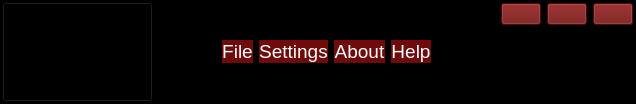
     <widget class="QFrame" name="upper_frame">
      <property name="maximumSize">
       <size>
        <width>16777215</width>
        <height>100</height>
       </size>
      </property>
      <property name="cursor">
       <cursorShape>ArrowCursor</cursorShape>
      </property>
      <property name="styleSheet">
       <string notr="true">background-color: rgb(0, 0, 0);</string>
      </property>
      <property name="frameShape">
       <enum>QFrame::WinPanel</enum>
      </property>
      <property name="frameShadow">
       <enum>QFrame::Raised</enum>
      </property>
      <layout class="QHBoxLayout" name="horizontalLayout_10">
       <property name="leftMargin">
        <number>0</number>
       </property>
       <property name="topMargin">
        <number>0</number>
       </property>
       <property name="rightMargin">
        <number>0</number>
       </property>
       <property name="bottomMargin">
        <number>0</number>
       </property>
       <item>
        <widget class="QFrame" name="left_toggle_frame">
         <property name="minimumSize">
          <size>
           <width>151</width>
           <height>100</height>
          </size>
         </property>
         <property name="maximumSize">
          <size>
           <width>100</width>
           <height>16777215</height>
          </size>
         </property>
         <property name="frameShape">
          <enum>QFrame::NoFrame</enum>
         </property>
         <property name="frameShadow">
          <enum>QFrame::Raised</enum>
         </property>
         <layout class="QHBoxLayout" name="horizontalLayout_11">
          <property name="leftMargin">
           <number>0</number>
          </property>
          <property name="topMargin">
           <number>0</number>
          </property>
          <property name="rightMargin">
           <number>0</number>
          </property>
          <property name="bottomMargin">
           <number>0</number>
          </property>
          <item>
           <widget class="QPushButton" name="open_tree_Button">
            <property name="minimumSize">
             <size>
              <width>0</width>
              <height>100</height>
             </size>
            </property>
            <property name="maximumSize">
             <size>
              <width>16777215</width>
              <height>16777215</height>
             </size>
            </property>
            <property name="cursor">
             <cursorShape>PointingHandCursor</cursorShape>
            </property>
            <property name="styleSheet">
             <string notr="true">QPushButton {
background-color: rgb(0, 0, 0);
}
QPushButton:hover {
background-color: rgb(26, 95, 180);
}
QPushButton:pressed {
background-color: rgb(98, 160, 234);
}</string>
            </property>
            <property name="text">
             <string/>
            </property>
            <property name="icon">
             <iconset resource="../../../icons/icons.qrc">
              <normaloff>:/icons/cil-menu.png</normaloff>:/icons/cil-menu.png</iconset>
            </property>
            <property name="iconSize">
             <size>
              <width>24</width>
              <height>24</height>
             </size>
            </property>
           </widget>
          </item>
         </layout>
        </widget>
       </item>
       <item>
        <widget class="QLabel" name="acrome_logo">
         <property name="maximumSize">
          <size>
           <width>350</width>
           <height>16777215</height>
          </size>
         </property>
         <property name="text">
          <string/>
         </property>
         <property name="pixmap">
          <pixmap>:/images/acromelogo_yazılı.png</pixmap>
         </property>
         <property name="scaledContents">
          <bool>true</bool>
         </property>
        </widget>
       </item>
       <item>
        <spacer name="horizontalSpacer">
         <property name="orientation">
          <enum>Qt::Horizontal</enum>
         </property>
         <property name="sizeType">
          <enum>QSizePolicy::Expanding</enum>
         </property>
         <property name="sizeHint" stdset="0">
          <size>
           <width>40</width>
           <height>20</height>
          </size>
         </property>
        </spacer>
       </item>
       <item>
        <widget class="QFrame" name="middle_buttons_frame">
         <property name="styleSheet">
          <string notr="true">color: white;
</string>
         </property>
         <property name="frameShape">
          <enum>QFrame::StyledPanel</enum>
         </property>
         <property name="frameShadow">
          <enum>QFrame::Raised</enum>
         </property>
         <layout class="QHBoxLayout" name="horizontalLayout_2">
          <item>
           <widget class="QPushButton" name="fileButton">
            <property name="font">
             <font>
              <pointsize>14</pointsize>
             </font>
            </property>
            <property name="cursor">
             <cursorShape>PointingHandCursor</cursorShape>
            </property>
            <property name="styleSheet">
             <string notr="true">QPushButton {
background-color: rgb(111, 11, 11);
border-radius: 15px;
}
QPushButton:hover {
background-color: rgb(26, 95, 180);
}
QPushButton:pressed {
background-color: rgb(98, 160, 234);
}</string>
            </property>
            <property name="text">
             <string>File</string>
            </property>
            <property name="icon">
             <iconset resource="../../../icons/icons.qrc">
              <normaloff>:/icons/cil-file.png</normaloff>:/icons/cil-file.png</iconset>
            </property>
            <property name="iconSize">
             <size>
              <width>50</width>
              <height>50</height>
             </size>
            </property>
           </widget>
          </item>
          <item>
           <widget class="QPushButton" name="settingsButton">
            <property name="font">
             <font>
              <pointsize>14</pointsize>
             </font>
            </property>
            <property name="cursor">
             <cursorShape>PointingHandCursor</cursorShape>
            </property>
            <property name="styleSheet">
             <string notr="true">QPushButton {
background-color: rgb(111, 11, 11);
border-radius: 15px;
}
QPushButton:hover {
background-color: rgb(26, 95, 180);
}
QPushButton:pressed {
background-color: rgb(98, 160, 234);
}</string>
            </property>
            <property name="text">
             <string>Settings</string>
            </property>
            <property name="icon">
             <iconset resource="../../../icons/icons.qrc">
              <normaloff>:/icons/cil-settings.png</normaloff>:/icons/cil-settings.png</iconset>
            </property>
            <property name="iconSize">
             <size>
              <width>50</width>
              <height>50</height>
             </size>
            </property>
           </widget>
          </item>
          <item>
           <widget class="QPushButton" name="aboutButton">
            <property name="font">
             <font>
              <pointsize>14</pointsize>
             </font>
            </property>
            <property name="cursor">
             <cursorShape>PointingHandCursor</cursorShape>
            </property>
            <property name="styleSheet">
             <string notr="true">QPushButton {
background-color: rgb(111, 11, 11);
border-radius: 15px;
}
QPushButton:hover {
background-color: rgb(26, 95, 180);
}
QPushButton:pressed {
background-color: rgb(98, 160, 234);
}</string>
            </property>
            <property name="text">
             <string>About</string>
            </property>
            <property name="icon">
             <iconset resource="../../../icons/icons.qrc">
              <normaloff>:/icons/cil-lightbulb.png</normaloff>:/icons/cil-lightbulb.png</iconset>
            </property>
            <property name="iconSize">
             <size>
              <width>50</width>
              <height>50</height>
             </size>
            </property>
           </widget>
          </item>
          <item>
           <widget class="QPushButton" name="helpButton">
            <property name="font">
             <font>
              <pointsize>14</pointsize>
             </font>
            </property>
            <property name="cursor">
             <cursorShape>PointingHandCursor</cursorShape>
            </property>
            <property name="styleSheet">
             <string notr="true">QPushButton {
background-color: rgb(111, 11, 11);
border-radius: 15px;
}
QPushButton:hover {
background-color: rgb(26, 95, 180);
}
QPushButton:pressed {
background-color: rgb(98, 160, 234);
}</string>
            </property>
            <property name="text">
             <string>Help</string>
            </property>
            <property name="icon">
             <iconset resource="../../../icons/icons.qrc">
              <normaloff>:/icons/cil-headphones.png</normaloff>:/icons/cil-headphones.png</iconset>
            </property>
            <property name="iconSize">
             <size>
              <width>50</width>
              <height>50</height>
             </size>
            </property>
           </widget>
          </item>
         </layout>
        </widget>
       </item>
       <item>
        <spacer name="horizontalSpacer_2">
         <property name="orientation">
          <enum>Qt::Horizontal</enum>
         </property>
         <property name="sizeType">
          <enum>QSizePolicy::Expanding</enum>
         </property>
         <property name="sizeHint" stdset="0">
          <size>
           <width>40</width>
           <height>20</height>
          </size>
         </property>
        </spacer>
       </item>
       <item>
        <widget class="QLabel" name="smd_logo">
         <property name="maximumSize">
          <size>
           <width>100</width>
           <height>16777215</height>
          </size>
         </property>
         <property name="text">
          <string/>
         </property>
         <property name="pixmap">
          <pixmap resource="../../../images/images.qrc">:/images/smd.png</pixmap>
         </property>
         <property name="scaledContents">
          <bool>true</bool>
         </property>
        </widget>
       </item>
       <item alignment="Qt::AlignRight|Qt::AlignTop">
        <widget class="QFrame" name="top_right_btns_frame">
         <property name="maximumSize">
          <size>
           <width>200</width>
           <height>16777215</height>
          </size>
         </property>
         <property name="styleSheet">
          <string notr="true"/>
         </property>
         <property name="frameShape">
          <enum>QFrame::StyledPanel</enum>
         </property>
         <property name="frameShadow">
          <enum>QFrame::Raised</enum>
         </property>
         <layout class="QHBoxLayout" name="horizontalLayout_13">
          <property name="leftMargin">
           <number>0</number>
          </property>
          <property name="topMargin">
           <number>0</number>
          </property>
          <property name="rightMargin">
           <number>0</number>
          </property>
          <property name="bottomMargin">
           <number>0</number>
          </property>
          <item>
           <widget class="QPushButton" name="minimizeButton">
            <property name="cursor">
             <cursorShape>PointingHandCursor</cursorShape>
            </property>
            <property name="focusPolicy">
             <enum>Qt::StrongFocus</enum>
            </property>
            <property name="styleSheet">
             <string notr="true">QPushButton {
background-color: rgb(111, 11, 11);
}
QPushButton:hover {
background-color: rgb(26, 95, 180);
}
QPushButton:pressed {
background-color: rgb(98, 160, 234);
}</string>
            </property>
            <property name="text">
             <string/>
            </property>
            <property name="icon">
             <iconset resource="../../../icons/icons.qrc">
              <normaloff>:/icons/cil-window-minimize.png</normaloff>:/icons/cil-window-minimize.png</iconset>
            </property>
            <property name="iconSize">
             <size>
              <width>24</width>
              <height>24</height>
             </size>
            </property>
           </widget>
          </item>
          <item>
           <widget class="QPushButton" name="restoreButton">
            <property name="cursor">
             <cursorShape>PointingHandCursor</cursorShape>
            </property>
            <property name="styleSheet">
             <string notr="true">QPushButton {
background-color: rgb(111, 11, 11);
}
QPushButton:hover {
background-color: rgb(26, 95, 180);
}
QPushButton:pressed {
background-color: rgb(98, 160, 234);
}</string>
            </property>
            <property name="text">
             <string/>
            </property>
            <property name="icon">
             <iconset resource="../../../icons/icons.qrc">
              <normaloff>:/icons/cil-window-restore.png</normaloff>:/icons/cil-window-restore.png</iconset>
            </property>
            <property name="iconSize">
             <size>
              <width>24</width>
              <height>24</height>
             </size>
            </property>
           </widget>
          </item>
          <item>
           <widget class="QPushButton" name="closeButton">
            <property name="cursor">
             <cursorShape>PointingHandCursor</cursorShape>
            </property>
            <property name="styleSheet">
             <string notr="true">QPushButton {
background-color: rgb(111, 11, 11);
}
QPushButton:hover {
background-color: rgb(26, 95, 180);
}
QPushButton:pressed {
background-color: rgb(98, 160, 234);
}</string>
            </property>
            <property name="text">
             <string/>
            </property>
            <property name="icon">
             <iconset resource="../../../icons/icons.qrc">
              <normaloff>:/icons/cil-x.png</normaloff>:/icons/cil-x.png</iconset>
            </property>
            <property name="iconSize">
             <size>
              <width>24</width>
              <height>24</height>
             </size>
            </property>
           </widget>
          </item>
         </layout>
        </widget>
       </item>
      </layout>
     </widget>
